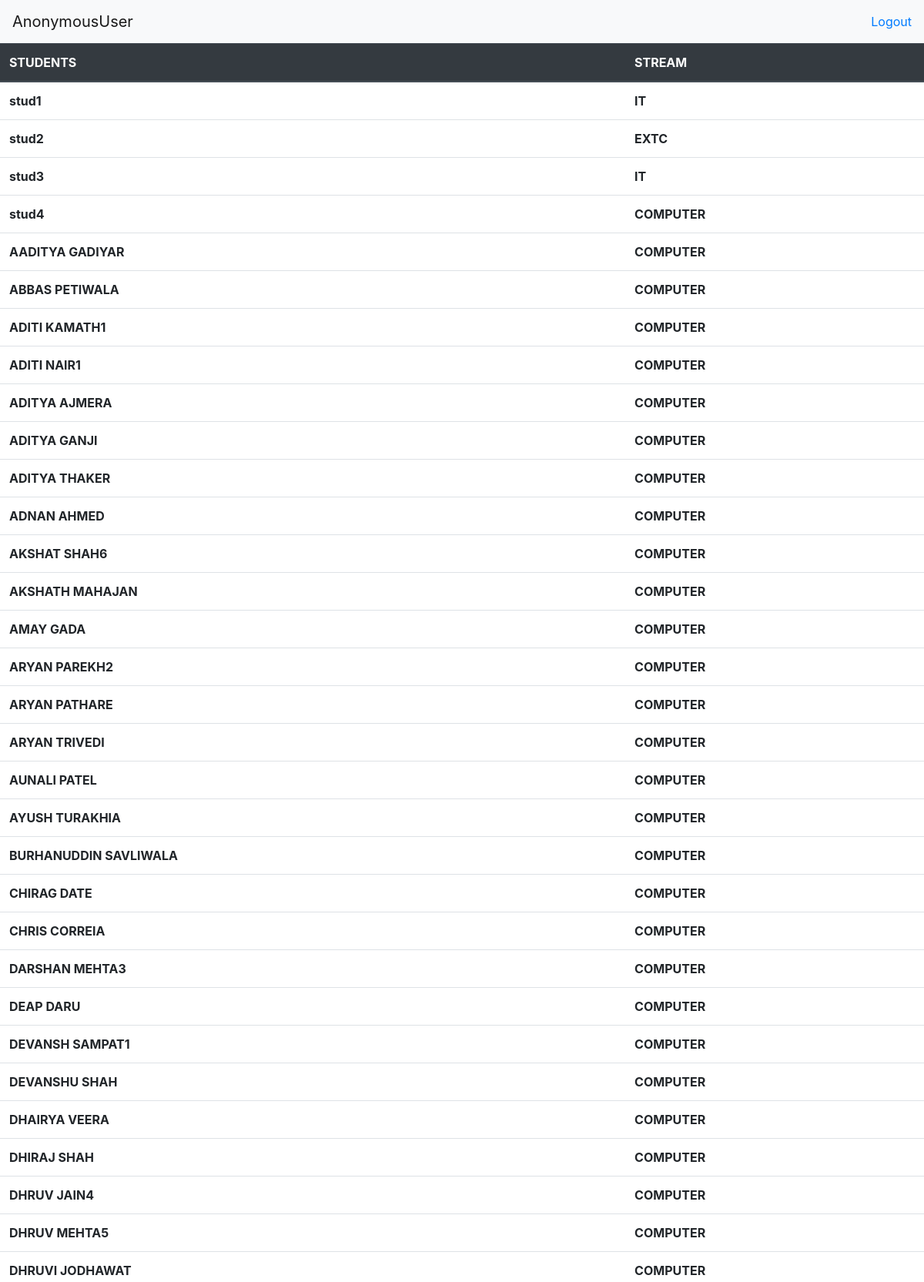
The page /student_settings/3 (upper part) on the database its author committed.
### college/models.py (models this page shows)
class Student(models.Model):
    name = models.CharField(max_length=200, null=True)
    college_name = models.ForeignKey(
        College, null=True, on_delete=models.CASCADE)
    stream_name = models.ForeignKey(
        Stream, null=True, on_delete=models.SET_NULL)
    def __str__(self):
        return self.name

class Stream(models.Model):
    stream_name = models.CharField(max_length=200, null=True, default='STREAM')
    def __str__(self):
        return self.stream_name

### college/views.py (the view)
# urls.py: path('student_settings/<str:pk>',
def student_settings(request, pk):
    colleges = College.objects.get(id=pk)
    college = colleges.college_name
    stream_lis = []
    streams = colleges.stream_name.all()
    for stream in streams:
        stream_lis.append(stream)
    user = request.user.username
    students = Student.objects.filter(college_name=pk)
    college_id = pk
    context = {'students': students, 'college': college,
               'user': user, 'college_id': college_id, 'stream_lis': stream_lis}
    return render(request, 'college/student_settings.html', context)

### college/templates/college/student_settings.html (shortened to what this page needs)
{% extends 'college/navbar.html' %}
{% block content %}
<table class="table">
    <thead class="thead-dark">
        <tr>
            <th scope="col">STUDENTS</th>
            <th scope="col">STREAM</th>
        </tr>
    </thead>
    <tbody>
        {% for i in students %}
        {% if i.stream_name in stream_lis %}
        <tr>
            <th scope="row">{{i}}</th>
            <th scope="row">{{i.stream_name}}</th>
        </tr>
        {% endif %}
        {% endfor %}
    </tbody>
</table>
{% endblock %}

### college/templates/college/navbar.html (shortened to what this page needs)
<!DOCTYPE html>
<html lang="en">
<head>
    <link rel="stylesheet" href="https://stackpath.bootstrapcdn.com/bootstrap/4.5.2/css/bootstrap.min.css"
>
</head>
<body>
    <nav class="navbar navbar-expand-lg navbar-light bg-light">
        <div class="collapse navbar-collapse" id="navbarTogglerDemo01">
            <a class="navbar-brand" href="{% url 'homePage' %}">{{request.user}}</a>
            <form class="form-inline my-2 my-lg-0">
                <a class='hello-msg' href='{% url "logout" %}'>Logout</a>
            </form>
        </div>
    </nav>
    {% block content %}
    {% endblock %}
</body>
</html>

### rows shown on the page
Student: name "stud1", stream_name "IT"
Student: name "stud2", stream_name "EXTC"
Student: name "stud3", stream_name "IT"
Student: name "stud4", stream_name "COMPUTER"
Student: name "AADITYA GADIYAR", stream_name "COMPUTER"
Student: name "ABBAS PETIWALA", stream_name "COMPUTER"
Student: name "ADITI KAMATH1", stream_name "COMPUTER"
Student: name "ADITI NAIR1", stream_name "COMPUTER"
Student: name "ADITYA AJMERA", stream_name "COMPUTER"
Student: name "ADITYA GANJI", stream_name "COMPUTER"
Student: name "ADITYA THAKER", stream_name "COMPUTER"
Student: name "ADNAN AHMED", stream_name "COMPUTER"
Student: name "AKSHAT SHAH6", stream_name "COMPUTER"
Student: name "AKSHATH MAHAJAN", stream_name "COMPUTER"
Student: name "AMAY GADA", stream_name "COMPUTER"
Student: name "ARYAN PAREKH2", stream_name "COMPUTER"
Student: name "ARYAN PATHARE", stream_name "COMPUTER"
Student: name "ARYAN TRIVEDI", stream_name "COMPUTER"
Student: name "AUNALI PATEL", stream_name "COMPUTER"
Student: name "AYUSH TURAKHIA", stream_name "COMPUTER"
Student: name "BURHANUDDIN SAVLIWALA", stream_name "COMPUTER"
Student: name "CHIRAG DATE", stream_name "COMPUTER"
Student: name "CHRIS CORREIA", stream_name "COMPUTER"
Student: name "DARSHAN MEHTA3", stream_name "COMPUTER"
Student: name "DEAP DARU", stream_name "COMPUTER"
Student: name "DEVANSH SAMPAT1", stream_name "COMPUTER"
Student: name "DEVANSHU SHAH", stream_name "COMPUTER"
Student: name "DHAIRYA VEERA", stream_name "COMPUTER"
Student: name "DHIRAJ SHAH", stream_name "COMPUTER"
Student: name "DHRUV JAIN4", stream_name "COMPUTER"
Student: name "DHRUV MEHTA5", stream_name "COMPUTER"
Student: name "DHRUVI JODHAWAT", stream_name "COMPUTER"

### other values the page prints
{{ request.user }} "AnonymousUser"
